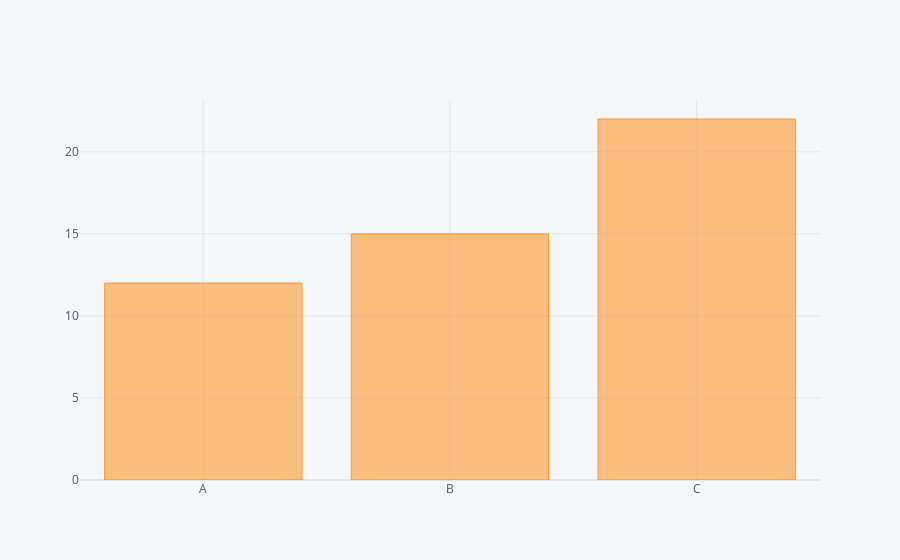

Notebook cell for this chart:
### Code cell
ddf2.iplot(kind='bar',x='Category',y='Values')

### Figure 1 — Plotly figure (JSON) as saved in the notebook; plotly's stock layout.template omitted (floating-point values rounded to 4 significant figures)
{"data": [{"marker": {"color": "rgba(255, 153, 51, 0.6)", "line": {"color": "rgba(255, 153, 51, 1.0)", "width": 1}}, "name": "Values", "orientation": "v", "text": "", "type": "bar", "x": ["A", "B", "C"], "y": [12, 15, 22]}], "layout": {"legend": {"bgcolor": "#F5F6F9", "font": {"color": "#4D5663"}}, "paper_bgcolor": "#F5F6F9", "plot_bgcolor": "#F5F6F9", "title": {"font": {"color": "#4D5663"}}, "xaxis": {"gridcolor": "#E1E5ED", "showgrid": true, "tickfont": {"color": "#4D5663"}, "title": {"font": {"color": "#4D5663"}, "text": ""}, "zerolinecolor": "#E1E5ED"}, "yaxis": {"gridcolor": "#E1E5ED", "showgrid": true, "tickfont": {"color": "#4D5663"}, "title": {"font": {"color": "#4D5663"}, "text": ""}, "zerolinecolor": "#E1E5ED"}}}
